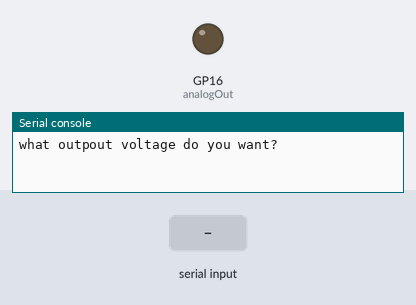
The program below on a simulated Raspberry Pi Pico running MicroPython. Parts: output pins drawn as LEDs (lit = HIGH), the last lines printed to the serial console. Inputs (shaded band) come from the test bench.

Above: at 1.2 s.
1.3 s: "5" typed at the serial console, then Enter
At 2.1 s:
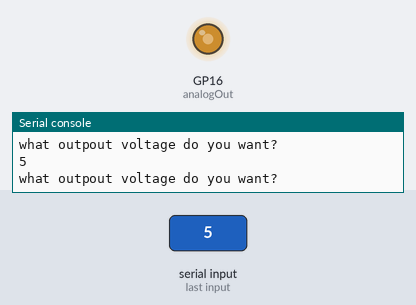
2.8 s: "200" typed at the serial console, then Enter
At 3.3 s:
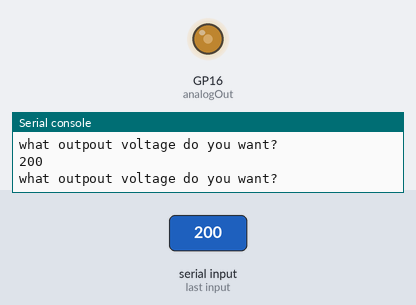
Timing chart, 0 to 5.8 s (numbered marks = the images above; inputs shaded):
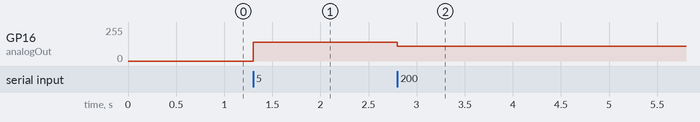

Measured:
- after the input at 1.3 s, GP16 (analogOut): 0/255 → 142/255 at once
- after the input at 2.8 s, GP16 (analogOut): 142/255 → 111/255 at once

The program:

main.py
```python
from time import sleep
from machine import PWM, Pin

outPin=16
analogOut= PWM(Pin(outPin))


analogOut.freq(10)
analogOut.duty_u16(0)

while True:
    myVoltage = (float(input('what outpout voltage do you want?')))
    pwmVal = (65375/3.3) * myVoltage * myVoltage
    analogOut.duty_u16(int(pwmVal))
```
